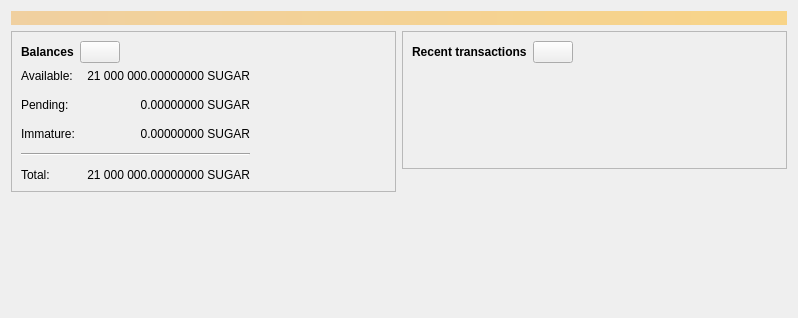
<?xml version="1.0" encoding="UTF-8"?>
<ui version="4.0">
 <class>OverviewPage</class>
 <widget class="QWidget" name="OverviewPage">
  <property name="geometry">
   <rect>
    <x>0</x>
    <y>0</y>
    <width>798</width>
    <height>318</height>
   </rect>
  </property>
  <property name="windowTitle">
   <string>Form</string>
  </property>
  <layout class="QVBoxLayout" name="topLayout">
   <item>
    <widget class="QLabel" name="labelAlerts">
     <property name="visible">
      <bool>false</bool>
     </property>
     <property name="styleSheet">
      <string notr="true">QLabel { background-color: qlineargradient(x1: 0, y1: 0, x2: 1, y2: 0, stop:0 #F0D0A0, stop:1 #F8D488); color:#000000; }</string>
     </property>
     <property name="wordWrap">
      <bool>true</bool>
     </property>
     <property name="margin">
      <number>3</number>
     </property>
     <property name="textInteractionFlags">
      <set>Qt::TextSelectableByMouse</set>
     </property>
    </widget>
   </item>
   <item>
    <layout class="QHBoxLayout" name="horizontalLayout" stretch="1,1">
     <item>
      <layout class="QVBoxLayout" name="verticalLayout_2">
       <item>
        <widget class="QFrame" name="frame">
         <property name="frameShape">
          <enum>QFrame::StyledPanel</enum>
         </property>
         <property name="frameShadow">
          <enum>QFrame::Raised</enum>
         </property>
         <layout class="QVBoxLayout" name="verticalLayout_4">
          <item>
           <layout class="QHBoxLayout" name="horizontalLayout_4">
            <item>
             <widget class="QLabel" name="label_5">
              <property name="font">
               <font>
                <weight>75</weight>
                <bold>true</bold>
               </font>
              </property>
              <property name="text">
               <string>Balances</string>
              </property>
             </widget>
            </item>
            <item>
             <widget class="QPushButton" name="labelWalletStatus">
              <property name="enabled">
               <bool>true</bool>
              </property>
              <property name="maximumSize">
               <size>
                <width>45</width>
                <height>16777215</height>
               </size>
              </property>
              <property name="toolTip">
               <string>The displayed information may be out of date. Your wallet automatically synchronizes with the Sugarchain network after a connection is established, but this process has not completed yet.</string>
              </property>
              <property name="text">
               <string/>
              </property>
              <property name="icon">
               <iconset resource="../bitcoin.qrc">
                <normaloff>:/icons/warning</normaloff>
                <disabledoff>:/icons/warning</disabledoff>:/icons/warning</iconset>
              </property>
              <property name="iconSize">
               <size>
                <width>24</width>
                <height>24</height>
               </size>
              </property>
             </widget>
            </item>
            <item>
             <spacer name="horizontalSpacer_3">
              <property name="orientation">
               <enum>Qt::Horizontal</enum>
              </property>
              <property name="sizeHint" stdset="0">
               <size>
                <width>40</width>
                <height>20</height>
               </size>
              </property>
             </spacer>
            </item>
           </layout>
          </item>
          <item>
           <layout class="QGridLayout" name="gridLayout">
            <property name="spacing">
             <number>12</number>
            </property>
            <item row="1" column="1">
             <widget class="QLabel" name="labelUnconfirmed">
              <property name="cursor">
               <cursorShape>IBeamCursor</cursorShape>
              </property>
              <property name="toolTip">
               <string>Total of transactions that have yet to be confirmed, and do not yet count toward the spendable balance</string>
              </property>
              <property name="text">
               <string notr="true">0.00000000 SUGAR</string>
              </property>
              <property name="alignment">
               <set>Qt::AlignRight|Qt::AlignTrailing|Qt::AlignVCenter</set>
              </property>
              <property name="textInteractionFlags">
               <set>Qt::LinksAccessibleByMouse|Qt::TextSelectableByKeyboard|Qt::TextSelectableByMouse</set>
              </property>
             </widget>
            </item>
            <item row="3" column="0" colspan="2">
             <widget class="Line" name="line">
              <property name="orientation">
               <enum>Qt::Horizontal</enum>
              </property>
             </widget>
            </item>
            <item row="4" column="0">
             <widget class="QLabel" name="labelTotalText">
              <property name="text">
               <string>Total:</string>
              </property>
             </widget>
            </item>
            <item row="2" column="1">
             <widget class="QLabel" name="labelImmature">
              <property name="cursor">
               <cursorShape>IBeamCursor</cursorShape>
              </property>
              <property name="toolTip">
               <string>Mined balance that has not yet matured</string>
              </property>
              <property name="text">
               <string notr="true">0.00000000 SUGAR</string>
              </property>
              <property name="alignment">
               <set>Qt::AlignRight|Qt::AlignTrailing|Qt::AlignVCenter</set>
              </property>
              <property name="textInteractionFlags">
               <set>Qt::LinksAccessibleByMouse|Qt::TextSelectableByKeyboard|Qt::TextSelectableByMouse</set>
              </property>
             </widget>
            </item>
            <item row="1" column="2">
             <spacer name="horizontalSpacer_2">
              <property name="orientation">
               <enum>Qt::Horizontal</enum>
              </property>
              <property name="sizeHint" stdset="0">
               <size>
                <width>40</width>
                <height>20</height>
               </size>
              </property>
             </spacer>
            </item>
            <item row="2" column="0">
             <widget class="QLabel" name="labelImmatureText">
              <property name="text">
               <string>Immature:</string>
              </property>
             </widget>
            </item>
            <item row="4" column="1">
             <widget class="QLabel" name="labelTotal">
              <property name="cursor">
               <cursorShape>IBeamCursor</cursorShape>
              </property>
              <property name="toolTip">
               <string>Your current total balance</string>
              </property>
              <property name="text">
               <string notr="true">21 000 000.00000000 SUGAR</string>
              </property>
              <property name="alignment">
               <set>Qt::AlignRight|Qt::AlignTrailing|Qt::AlignVCenter</set>
              </property>
              <property name="textInteractionFlags">
               <set>Qt::LinksAccessibleByMouse|Qt::TextSelectableByKeyboard|Qt::TextSelectableByMouse</set>
              </property>
             </widget>
            </item>
            <item row="0" column="0">
             <widget class="QLabel" name="labelBalanceText">
              <property name="text">
               <string>Available:</string>
              </property>
             </widget>
            </item>
            <item row="0" column="1">
             <widget class="QLabel" name="labelBalance">
              <property name="cursor">
               <cursorShape>IBeamCursor</cursorShape>
              </property>
              <property name="toolTip">
               <string>Your current spendable balance</string>
              </property>
              <property name="text">
               <string notr="true">21 000 000.00000000 SUGAR</string>
              </property>
              <property name="alignment">
               <set>Qt::AlignRight|Qt::AlignTrailing|Qt::AlignVCenter</set>
              </property>
              <property name="textInteractionFlags">
               <set>Qt::LinksAccessibleByMouse|Qt::TextSelectableByKeyboard|Qt::TextSelectableByMouse</set>
              </property>
             </widget>
            </item>
            <item row="1" column="0">
             <widget class="QLabel" name="labelPendingText">
              <property name="text">
               <string>Pending:</string>
              </property>
             </widget>
            </item>
           </layout>
          </item>
         </layout>
        </widget>
       </item>
       <item>
        <spacer name="verticalSpacer">
         <property name="orientation">
          <enum>Qt::Vertical</enum>
         </property>
         <property name="sizeHint" stdset="0">
          <size>
           <width>20</width>
           <height>40</height>
          </size>
         </property>
        </spacer>
       </item>
      </layout>
     </item>
     <item>
      <layout class="QVBoxLayout" name="verticalLayout_3">
       <item>
        <widget class="QFrame" name="frame_2">
         <property name="frameShape">
          <enum>QFrame::StyledPanel</enum>
         </property>
         <property name="frameShadow">
          <enum>QFrame::Raised</enum>
         </property>
         <layout class="QVBoxLayout" name="verticalLayout">
          <item>
           <layout class="QHBoxLayout" name="horizontalLayout_2">
            <item>
             <widget class="QLabel" name="label_4">
              <property name="font">
               <font>
                <weight>75</weight>
                <bold>true</bold>
               </font>
              </property>
              <property name="text">
               <string>Recent transactions</string>
              </property>
             </widget>
            </item>
            <item>
             <widget class="QPushButton" name="labelTransactionsStatus">
              <property name="enabled">
               <bool>true</bool>
              </property>
              <property name="maximumSize">
               <size>
                <width>45</width>
                <height>16777215</height>
               </size>
              </property>
              <property name="toolTip">
               <string>The displayed information may be out of date. Your wallet automatically synchronizes with the Sugarchain network after a connection is established, but this process has not completed yet.</string>
              </property>
              <property name="text">
               <string/>
              </property>
              <property name="icon">
               <iconset resource="../bitcoin.qrc">
                <normaloff>:/icons/warning</normaloff>
                <disabledoff>:/icons/warning</disabledoff>:/icons/warning</iconset>
              </property>
              <property name="iconSize">
               <size>
                <width>24</width>
                <height>24</height>
               </size>
              </property>
             </widget>
            </item>
            <item>
             <spacer name="horizontalSpacer">
              <property name="orientation">
               <enum>Qt::Horizontal</enum>
              </property>
              <property name="sizeHint" stdset="0">
               <size>
                <width>40</width>
                <height>20</height>
               </size>
              </property>
             </spacer>
            </item>
           </layout>
          </item>
          <item>
           <widget class="TransactionOverviewWidget" name="listTransactions">
            <property name="styleSheet">
             <string notr="true">QListView { background: transparent; }</string>
            </property>
            <property name="frameShape">
             <enum>QFrame::NoFrame</enum>
            </property>
            <property name="verticalScrollBarPolicy">
             <enum>Qt::ScrollBarAlwaysOff</enum>
            </property>
            <property name="horizontalScrollBarPolicy">
             <enum>Qt::ScrollBarAlwaysOff</enum>
            </property>
            <property name="sizeAdjustPolicy">
             <enum>QAbstractScrollArea::AdjustToContents</enum>
            </property>
            <property name="selectionMode">
             <enum>QAbstractItemView::NoSelection</enum>
            </property>
            <property name="uniformItemSizes">
             <bool>true</bool>
            </property>
           </widget>
          </item>
         </layout>
        </widget>
       </item>
       <item>
        <spacer name="verticalSpacer_2">
         <property name="orientation">
          <enum>Qt::Vertical</enum>
         </property>
         <property name="sizeHint" stdset="0">
          <size>
           <width>20</width>
           <height>40</height>
          </size>
         </property>
        </spacer>
       </item>
      </layout>
     </item>
    </layout>
   </item>
  </layout>
 </widget>
 <customwidgets>
  <customwidget>
   <class>TransactionOverviewWidget</class>
   <extends>QListView</extends>
   <header>qt/transactionoverviewwidget.h</header>
  </customwidget>
 </customwidgets>
 <resources/>
 <connections/>
</ui>
